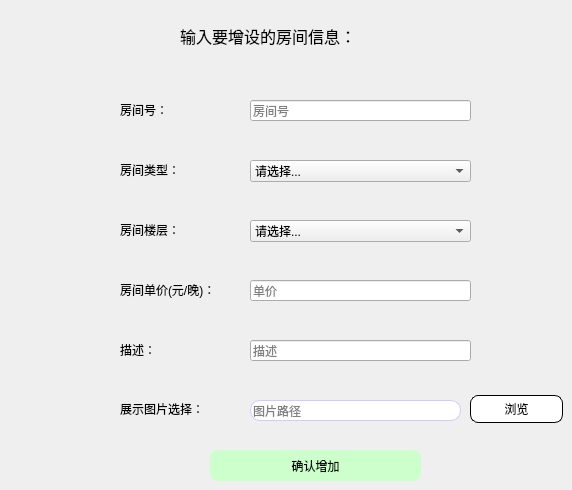
      <widget class="QWidget" name="page_14">
       <widget class="QPushButton" name="commitAddRoom">
        <property name="geometry">
         <rect>
          <x>210</x>
          <y>450</y>
          <width>211</width>
          <height>31</height>
         </rect>
        </property>
        <property name="styleSheet">
         <string notr="true">#commitAddRoom{background:#CCFFCC;
border-radius:8px}
#commitAddRoom:hover
{
background:#CCFF99
}</string>
        </property>
        <property name="text">
         <string>确认增加</string>
        </property>
       </widget>
       <widget class="QLabel" name="label_71">
        <property name="geometry">
         <rect>
          <x>120</x>
          <y>270</y>
          <width>121</width>
          <height>40</height>
         </rect>
        </property>
        <property name="styleSheet">
         <string notr="true">font: 9pt &quot;FontAwesome&quot;;</string>
        </property>
        <property name="text">
         <string>房间单价(元/晚)：</string>
        </property>
       </widget>
       <widget class="QLabel" name="label_68">
        <property name="geometry">
         <rect>
          <x>120</x>
          <y>90</y>
          <width>101</width>
          <height>40</height>
         </rect>
        </property>
        <property name="styleSheet">
         <string notr="true">font: 9pt &quot;FontAwesome&quot;;</string>
        </property>
        <property name="text">
         <string>房间号：</string>
        </property>
       </widget>
       <widget class="QLabel" name="label_70">
        <property name="geometry">
         <rect>
          <x>120</x>
          <y>210</y>
          <width>101</width>
          <height>40</height>
         </rect>
        </property>
        <property name="styleSheet">
         <string notr="true">font: 9pt &quot;FontAwesome&quot;;</string>
        </property>
        <property name="text">
         <string>房间楼层：</string>
        </property>
       </widget>
       <widget class="QLineEdit" name="rprice_add">
        <property name="geometry">
         <rect>
          <x>250</x>
          <y>280</y>
          <width>221</width>
          <height>21</height>
         </rect>
        </property>
        <property name="text">
         <string/>
        </property>
        <property name="placeholderText">
         <string>单价</string>
        </property>
       </widget>
       <widget class="QLineEdit" name="rid_add">
        <property name="geometry">
         <rect>
          <x>250</x>
          <y>100</y>
          <width>221</width>
          <height>21</height>
         </rect>
        </property>
        <property name="text">
         <string/>
        </property>
        <property name="placeholderText">
         <string>房间号</string>
        </property>
       </widget>
       <widget class="QLineEdit" name="rdesc_add">
        <property name="geometry">
         <rect>
          <x>250</x>
          <y>340</y>
          <width>221</width>
          <height>21</height>
         </rect>
        </property>
        <property name="text">
         <string/>
        </property>
        <property name="placeholderText">
         <string>描述</string>
        </property>
       </widget>
       <widget class="QLabel" name="label_69">
        <property name="geometry">
         <rect>
          <x>120</x>
          <y>150</y>
          <width>101</width>
          <height>40</height>
         </rect>
        </property>
        <property name="styleSheet">
         <string notr="true">font: 9pt &quot;FontAwesome&quot;;</string>
        </property>
        <property name="text">
         <string>房间类型：</string>
        </property>
       </widget>
       <widget class="QLabel" name="label_72">
        <property name="geometry">
         <rect>
          <x>120</x>
          <y>330</y>
          <width>101</width>
          <height>40</height>
         </rect>
        </property>
        <property name="styleSheet">
         <string notr="true">font: 9pt &quot;FontAwesome&quot;;</string>
        </property>
        <property name="text">
         <string>描述：</string>
        </property>
       </widget>
       <widget class="QLabel" name="label_84">
        <property name="geometry">
         <rect>
          <x>180</x>
          <y>20</y>
          <width>321</width>
          <height>31</height>
         </rect>
        </property>
        <property name="font">
         <font>
          <family>FontAwesome</family>
          <pointsize>12</pointsize>
         </font>
        </property>
        <property name="text">
         <string>输入要增设的房间信息：</string>
        </property>
       </widget>
       <widget class="QComboBox" name="rtype_add">
        <property name="geometry">
         <rect>
          <x>250</x>
          <y>160</y>
          <width>221</width>
          <height>22</height>
         </rect>
        </property>
        <item>
         <property name="text">
          <string>请选择...</string>
         </property>
        </item>
        <item>
         <property name="text">
          <string>标准间（单人）</string>
         </property>
        </item>
        <item>
         <property name="text">
          <string>标准间（双人）</string>
         </property>
        </item>
        <item>
         <property name="text">
          <string>大床房</string>
         </property>
        </item>
        <item>
         <property name="text">
          <string>总统套房</string>
         </property>
        </item>
       </widget>
       <widget class="QComboBox" name="rstorey_add">
        <property name="geometry">
         <rect>
          <x>250</x>
          <y>220</y>
          <width>221</width>
          <height>22</height>
         </rect>
        </property>
        <item>
         <property name="text">
          <string>请选择...</string>
         </property>
        </item>
        <item>
         <property name="text">
          <string>2</string>
         </property>
        </item>
        <item>
         <property name="text">
          <string>3</string>
         </property>
        </item>
        <item>
         <property name="text">
          <string>4</string>
         </property>
        </item>
       </widget>
       <widget class="QLabel" name="label_66">
        <property name="geometry">
         <rect>
          <x>120</x>
          <y>389</y>
          <width>121</width>
          <height>40</height>
         </rect>
        </property>
        <property name="styleSheet">
         <string notr="true">font: 9pt &quot;FontAwesome&quot;;</string>
        </property>
        <property name="text">
         <string>展示图片选择：</string>
        </property>
       </widget>
       <widget class="QPushButton" name="scan">
        <property name="geometry">
         <rect>
          <x>470</x>
          <y>395</y>
          <width>93</width>
          <height>28</height>
         </rect>
        </property>
        <property name="styleSheet">
         <string notr="true">#scan{background:white
;
border:1px solid black;
border-radius:8px}
#scan:hover
{
background:#CCFF99
}</string>
        </property>
        <property name="text">
         <string>浏览</string>
        </property>
       </widget>
       <widget class="QLineEdit" name="path">
        <property name="geometry">
         <rect>
          <x>250</x>
          <y>400</y>
          <width>211</width>
          <height>21</height>
         </rect>
        </property>
        <property name="styleSheet">
         <string notr="true">border-radius:10px;
background:#FFFFFF;
border:1px solid;
border-color:#CCCCFF;
</string>
        </property>
        <property name="placeholderText">
         <string>图片路径</string>
        </property>
       </widget>
      </widget>
